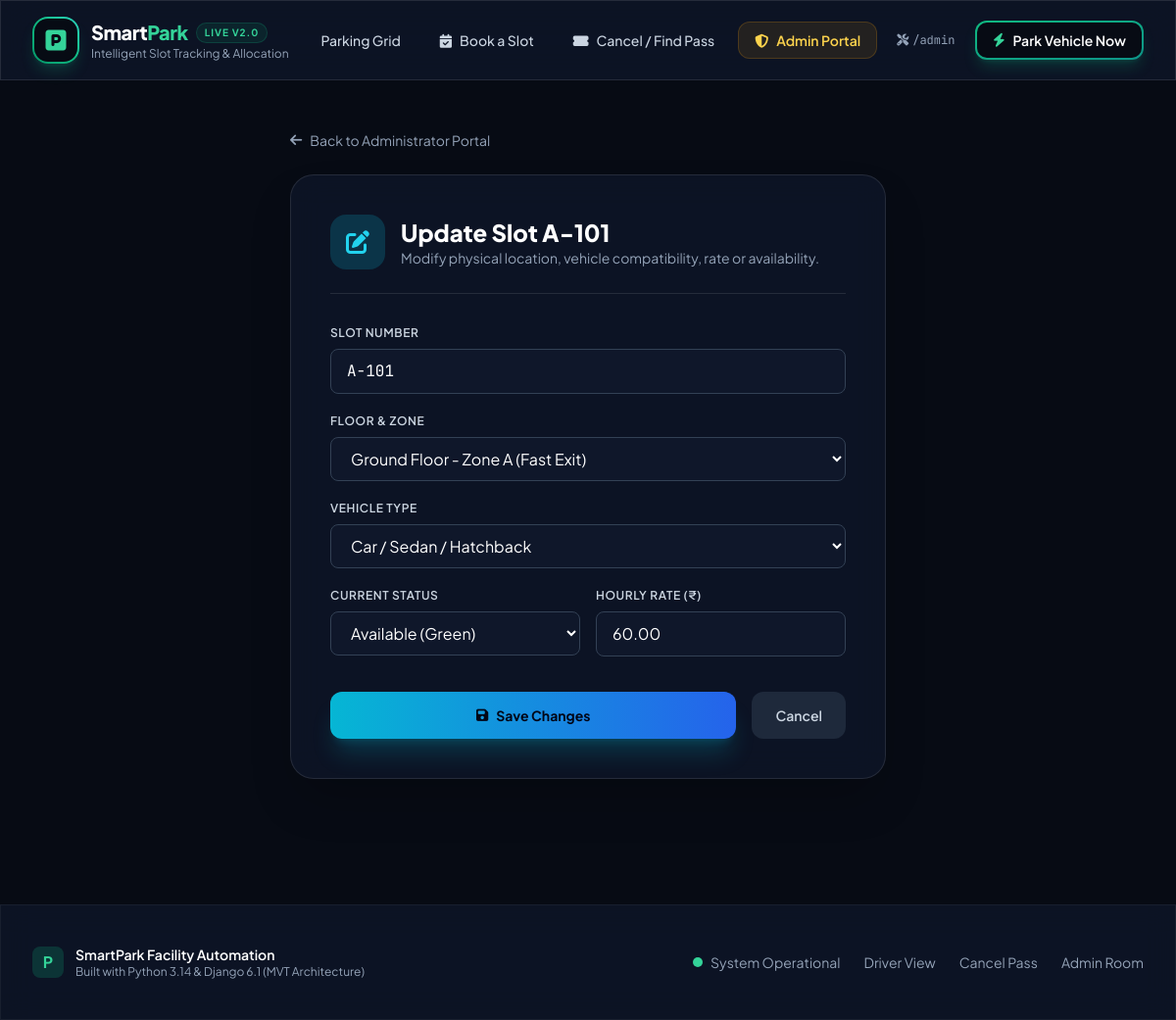
The app's page /portal/slot/edit/1/ with its own data.
### parking/models.py (models this page shows, shortened)
class ParkingSlot(models.Model):
    STATUS_AVAILABLE = 'AVAILABLE'
    STATUS_OCCUPIED = 'OCCUPIED'
    STATUS_MAINTENANCE = 'MAINTENANCE'
    SLOT_STATUS_CHOICES = [
        (STATUS_AVAILABLE, 'Available (Green)'),
        (STATUS_OCCUPIED, 'Occupied (Red)'),
        (STATUS_MAINTENANCE, 'Under Maintenance (Gray)'),
    ]
    VEHICLE_CAR = 'CAR'
    VEHICLE_SUV = 'SUV'
    VEHICLE_BIKE = 'BIKE'
    VEHICLE_EV = 'EV'
    VEHICLE_HANDICAP = 'HANDICAP'
    VEHICLE_TYPE_CHOICES = [
        (VEHICLE_CAR, 'Car / Sedan / Hatchback'),
        (VEHICLE_SUV, 'SUV / Large Vehicle'),
        (VEHICLE_BIKE, 'Two Wheeler / Bike'),
        (VEHICLE_EV, 'Electric Vehicle (EV Charger Available)'),
        (VEHICLE_HANDICAP, 'Accessible / Priority Bay'),
    ]
    FLOOR_CHOICES = [
        ('Ground Floor - Zone A', 'Ground Floor - Zone A (Fast Exit)'),
        ('Ground Floor - Zone B', 'Ground Floor - Zone B (Standard)'),
        ('Level 1 - Zone C', 'Level 1 - Zone C (Covered Parking)'),
        ('Level 1 - Zone D', 'Level 1 - Zone D (Long Duration)'),
        ('Basement - Zone E', 'Basement - Zone E (EV Hub)'),
    ]
    slot_number = models.CharField(
        max_length=20,
        unique=True,
        db_index=True,
        help_text="Unique bay identifier, e.g. A-101, B-205, EV-01"
    )
    floor_zone = models.CharField(
        max_length=60,
        choices=FLOOR_CHOICES,
        default='Ground Floor - Zone A',
        help_text="Floor level and zone where this slot is physically located"
    )
    vehicle_type = models.CharField(
        max_length=20,
        choices=VEHICLE_TYPE_CHOICES,
        default=VEHICLE_CAR,
        help_text="Type of vehicle allowed in this bay"
    )
    status = models.CharField(
        max_length=20,
        choices=SLOT_STATUS_CHOICES,
        default=STATUS_AVAILABLE,
        db_index=True,
        help_text="Current state: Available, Occupied, or Under Maintenance"
    )
    hourly_rate = models.DecimalField(
        max_digits=6,
        decimal_places=2,
        default=Decimal('50.00'),
        help_text="Parking fee per hour in currency units (e.g. ₹50/hr)"
    )
    created_at = models.DateTimeField(auto_now_add=True)
    updated_at = models.DateTimeField(auto_now=True)
    class Meta:
        ordering = ['slot_number']
        verbose_name = 'Parking Slot'
        verbose_name_plural = 'Parking Slots'

### parking/views.py (the view)
# urls.py: path('portal/slot/edit/<int:slot_id>/', views.admin_edit_slot_view, name='admin_edit_slot'),
def admin_edit_slot_view(request, slot_id):
    slot = get_object_or_404(ParkingSlot, id=slot_id)
    if request.method == 'POST':
        form = ParkingSlotForm(request.POST, instance=slot)
        if form.is_valid():
            form.save()
            messages.success(request, f"Slot '{slot.slot_number}' updated successfully!")
            return redirect('parking:admin_dashboard')
        else:
            messages.error(request, "Failed to update slot. Please check inputs.")
    else:
        form = ParkingSlotForm(instance=slot)
    context = {
        'form': form,
        'slot': slot,
    }
    return render(request, 'parking/admin_edit_slot.html', context)

### parking/templates/parking/admin_edit_slot.html (shortened to what this page needs)
{% extends 'base.html' %}
{% block content %}
<div class="max-w-2xl mx-auto px-4 sm:px-6 lg:px-8 py-12 space-y-6">
  <a href="{% url 'parking:admin_dashboard' %}" class="inline-flex items-center space-x-2 text-sm text-slate-400 hover:text-cyan-400 transition-colors">
    <i class="fa-solid fa-arrow-left"></i>
    <span>Back to Administrator Portal</span>
  </a>
  <div class="glass-card rounded-3xl border border-white/10 p-6 sm:p-10 shadow-2xl space-y-8">
    <div class="flex items-center space-x-4 border-b border-white/10 pb-6">
      <div class="w-14 h-14 rounded-2xl bg-cyan-500/20 text-cyan-400 flex items-center justify-center font-bold text-2xl">
        <i class="fa-solid fa-pen-to-square"></i>
      </div>
      <div>
        <h1 class="text-2xl font-extrabold text-white">Update Slot {{ slot.slot_number }}</h1>
        <p class="text-sm text-slate-400">Modify physical location, vehicle compatibility, rate or availability.</p>
      </div>
    </div>
    <form method="POST" class="space-y-5">
      <div>
        <label class="block text-xs font-semibold text-slate-300 uppercase tracking-wider mb-2">Slot Number</label>
        {{ form.slot_number }}
      </div>
      <div>
        <label class="block text-xs font-semibold text-slate-300 uppercase tracking-wider mb-2">Floor & Zone</label>
        {{ form.floor_zone }}
      </div>
      <div>
        <label class="block text-xs font-semibold text-slate-300 uppercase tracking-wider mb-2">Vehicle Type</label>
        {{ form.vehicle_type }}
      </div>
      <div class="grid grid-cols-1 sm:grid-cols-2 gap-4">
        <div>
          <label class="block text-xs font-semibold text-slate-300 uppercase tracking-wider mb-2">Current Status</label>
          {{ form.status }}
        </div>
        <div>
          <label class="block text-xs font-semibold text-slate-300 uppercase tracking-wider mb-2">Hourly Rate (₹)</label>
          {{ form.hourly_rate }}
        </div>
      </div>
      <div class="pt-4 flex items-center space-x-4">
        <button type="submit" class="flex-1 py-3.5 rounded-xl bg-gradient-to-r from-cyan-500 to-blue-600 hover:from-cyan-400 hover:to-blue-500 text-slate-950 font-bold text-sm shadow-xl shadow-cyan-500/20 transition-all flex items-center justify-center space-x-2">
          <i class="fa-solid fa-floppy-disk"></i>
          <span>Save Changes</span>
        </button>
        <a href="{% url 'parking:admin_dashboard' %}" class="px-6 py-3.5 rounded-xl bg-slate-800 hover:bg-slate-700 text-slate-300 text-sm font-semibold transition-colors">
          Cancel
        </a>
      </div>
    </form>
  </div>
</div>
{% endblock %}

### templates/base.html (style rules this page uses)
.glass-card { background: rgba(15, 23, 42, 0.75); backdrop-filter: blur(16px); -webkit-backdrop-filter: blur(16px); border: 1px solid rgba(255, 255, 255, 0.08); }

### records on screen
ParkingSlot: slot_number "A-101", floor_zone "Ground Floor - Zone A (Fast Exit)", vehicle_type "Car / Sedan / Hatchback", status "Available (Green)", hourly_rate "60.00"
